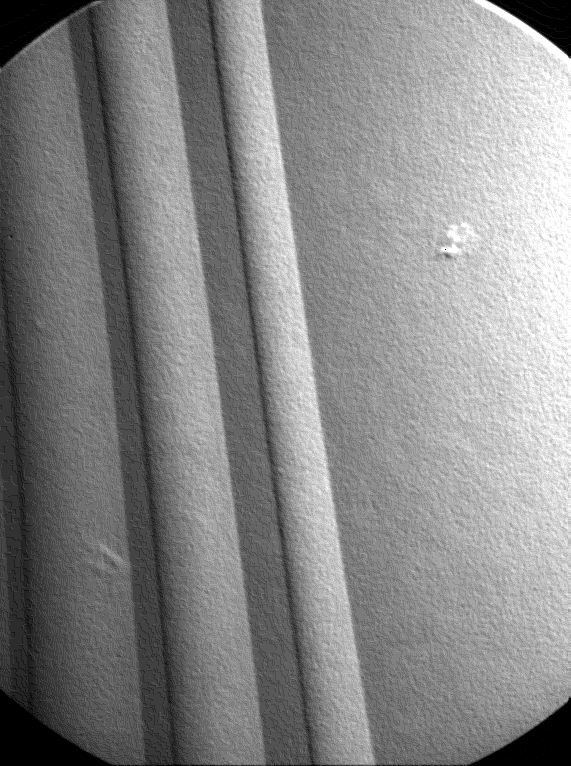
#> input picture point.jpg, 571 x 766 px
$ python point_segment.py
#> lines starting #> are read from the running program, lines starting #| are printed output that depends on the picture; after the words box and inside, x2 and y2 are one past the last pixel; in counts of white or black regions, pixels touching at a corner belong together
import numpy as np
import cv2
import matplotlib.pyplot as plt

KERNEL = np.array([[-1,-1,-1,-1,-1],
                   [-1,-1,-1,-1,-1],
                   [-1,-1,24,-1,-1],
                   [-1,-1,-1,-1,-1],
                   [-1,-1,-1,-1,-1]])

COLOR = (0, 255, 255)
RADIUS = 10

#Read the image using opencv
def get_image(path):
    return cv2.imread(path)

#Read the image in gray scale using opencv
def get_image_gray(path):
    return cv2.imread(path,0)

#Show the resulting image
def show_image(name, image):
    cv2.imshow(name,image)
    cv2.waitKey(0)
    cv2.destroyAllWindows()

#Save the resulting image
def save_image(name, image):
    cv2.imwrite(name,image)

#Perform normalization on the image
def norm(image):
    return (image/255).astype(np.uint8)

#Copy the image
def copy(image):
    return image.copy()

#Create a Matrix with all elements 0
def create_zero_matrix(r, c):
    return np.zeros((r,c), dtype='float32')

#Add Zero padding around the edge of the image
def add_padding(image,padding):
    return np.pad(image, (padding,padding), 'edge')

#Perform convolution
def convolution(image,kernel):
    #Get image height and width
    h, w = image.shape[:2]

    #Create 3 empty matrix to store the result
    conv_op = create_zero_matrix(h, w)

    #Padding width
    pad = kernel.shape[0]//2

    #Kernel Size
    ks = kernel.shape[0]

    #Adding zero padding to the image
    padded_img = add_padding(image, pad)

    for i in range(pad, h + pad):
        for j in range(pad, w + pad):
            kx = 0
            #The submatrix from the image on which convolution is done
            #Dimension is based on the dimension of the kernel being applied
            submatrix = padded_img[i-pad:i-pad+ks,j-pad:j-pad+ks]

            for x in range(ks):
                for y in range(ks):
                    kx = kx + (kernel[x][y] * submatrix[x][y])
            #Saving the convolved output to a new matrix
            conv_op[i - pad, j - pad] = kx
    return conv_op

def apply_threshold(org, res, T):
    #List to store detected points
    detectedPoints = list()
    #Image Dimensions
    h, w = org.shape[:2]
    for i in range(h):
        for j in range(w):
            if abs(org[i][j])>=T:
                res[i][j] = 255
                detectedPoints.append(tuple([j,i]))
            else:
                res[i][j] = 0
    return res, detectedPoints

#Plot the histogram for the given image
def plot_histogram(image):
    h, w = image.shape[:2]
    H = np.zeros(256)

    for i in range(h):
        for j in range(w):
            H[image[i,j]] += 1
    return H

#Check if the given value is the peak
#by comparing it with its neighbors
def check_peak(H, value, index, r, LT):
    rmax = len(H)
    r1,r2 = 0 if index-r<0 else index-r, rmax if index+r>rmax else index+r
    for i in range(r1,r2):
        if H[i]>value or value<LT:
            return False
    return True

#Find all the possible peaks in the given histogram
def find_peaks(H):
    peaks = list()
    for i in range(len(H)):
        if check_peak(H, H[i], i, 7, 215):
            peaks.append(i)
    return peaks

#Draw a rectangle on the given image using the given points
def draw_rectangle(image, points):
    for p in points:
        cv2.rectangle(image, p[0], p[1], COLOR, 2)
    return image

def main():
    print('__Task 2 (a)__\n')
    print('__Reading the given image : point.jpg__\n')
    img = get_image_gray('point.jpg')
#> in get_image_gray, returned value is the input picture: shape (766, 571); min 0, max 255, mean 134.3

    print('__Performing Convolution to find R__\n')
    #Finding R
    R = convolution(img,KERNEL)
#> after the loop in convolution, `for i in range(pad, h + pad):`:
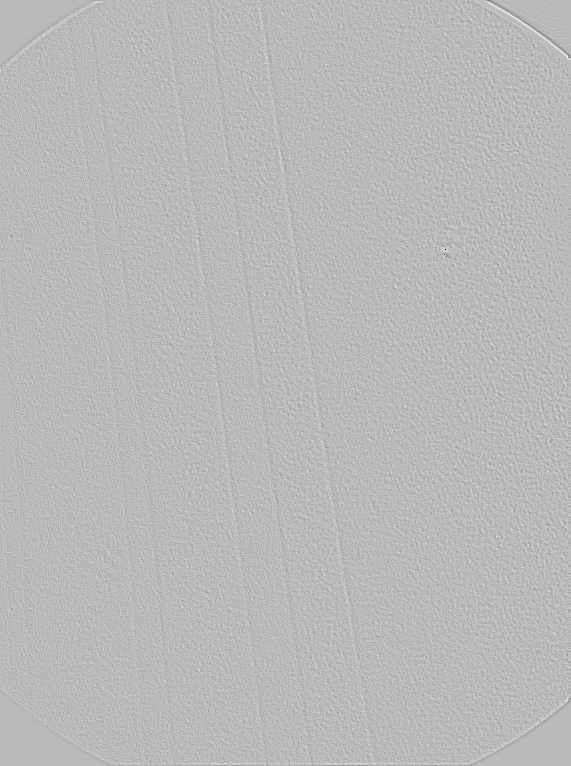
#> conv_op: shape (766, 571) float32; min -5845, max 2201, mean 0.2; drawn with min black and max white
    save_image('R.png', R)
#> in save_image, `cv2.imwrite(name,image)`:
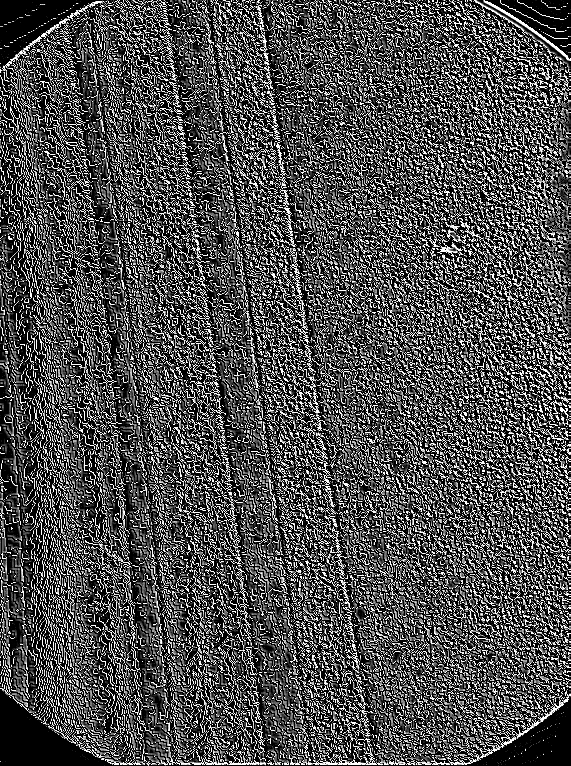
#> saved as R.png: shape (766, 571); min 0, max 255, mean 78.2
    #Finding |R|
    abs_R = np.absolute(R)
    #Finding the max value in |R|
    maximum = np.amax(abs_R)
#> maximum = 5845
    #Finding the threshold value
    T = maximum * (.87)
#> T = 5085.1
    #Apply the threshold T on the convolved image R
    result, detectedPoints = apply_threshold(R, copy(R), T)
#> in apply_threshold, `detectedPoints = list()`: detectedPoints = []
#> after the loop in apply_threshold, `for i in range(h):`: res: shape (766, 571) float32; 0% white in thin lines or dots, all inside (x1, y1, x2, y2) = (445, 249, 446, 250)
#> after the loop in apply_threshold, `for i in range(h):`: detectedPoints = [(445, 249)]
#> detectedPoints = [(445, 249)]
    #Save the unlabled result
    save_image('res_point_unlabled.jpg', result)

    print('__No of points detected__  : ', len(detectedPoints))
#| __No of points detected__  :  1

    result = cv2.cvtColor(result,cv2.COLOR_GRAY2RGB)

    #Iterate through all the detected points
    for p in detectedPoints:
        #Draw a circle around the detected point
        cv2.circle(result, p, RADIUS, COLOR, 2)
        font = cv2.FONT_HERSHEY_SIMPLEX
        x, y = p[0], p[1]
        #Write the coordinates of the detected point as text
        cv2.putText(result,"("+str(x)+","+str(y)+")",(x-10, y+40), font, 0.75, COLOR, 2, cv2.LINE_AA)
#> this loop made 1 pass
#> (font, x, y) on pass 1: (0, 445, 249)
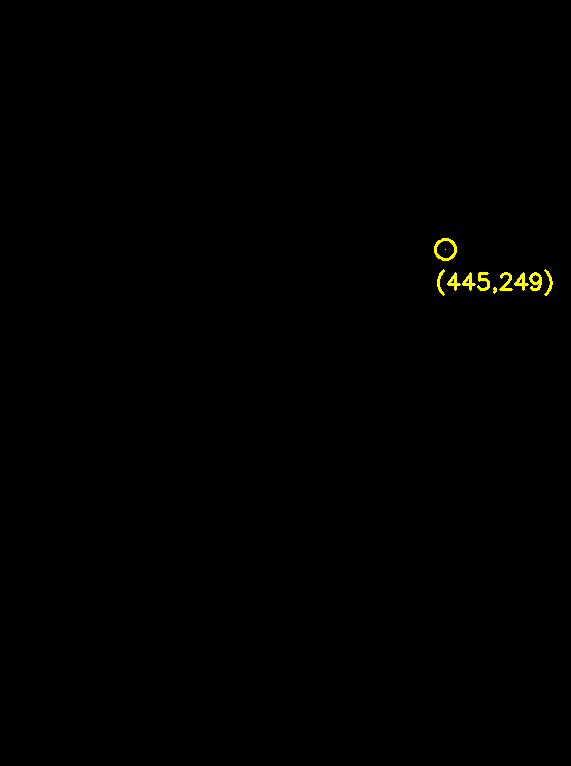
#> result: shape (766, 571, 3) float32; mean B, G, R 0, 0.6, 0.6

    #Save the labled result
    save_image('res_point.jpg', result)

    print('\n__Task 2 (b)__\n')

    print('__Reading the given image : segment.jpg__\n')
    simg = get_image_gray('segment.jpg')
#> call 2 of get_image_gray, with path = 'segment.jpg'
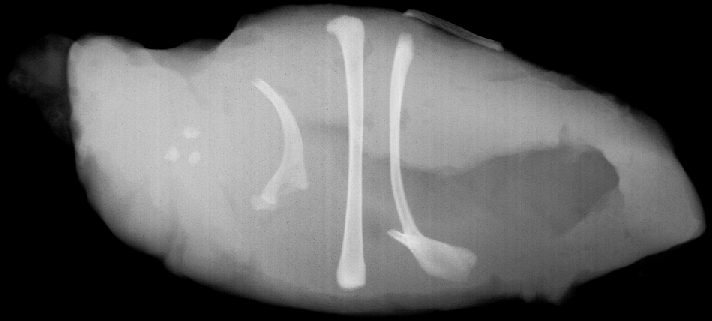
#> input picture segment.jpg, 712 x 321 px
#> in get_image_gray, returned value is the input picture: shape (321, 712); min 0, max 231, mean 92.5

    print('__Computing the Histogram of the given image__\n')
    H = plot_histogram(simg)
#> H = 256 values, max 73274 at index 0, min 0 at index 232, mean 892.8
    #Ignore the background of the image to have a better view of the
    #foreground distribution in the image
    H[0] = 0
    plt.plot(H, color='m')
    plt.title('segment.jpg Histogram')
    plt.grid(True)
    plt.savefig('segment_histogram.png')
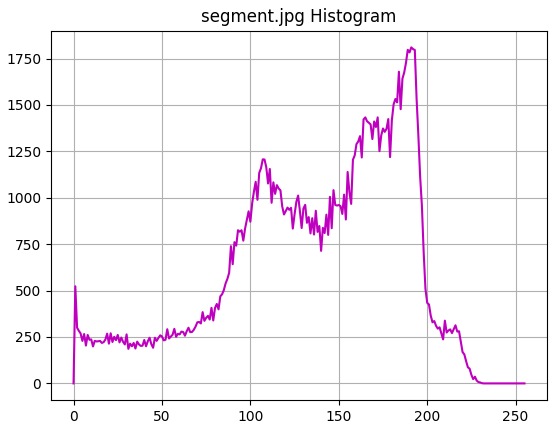
#> figure drawn by matplotlib, 1 panel; curve peaks at x = 191, y = 1810

    peaks = find_peaks(H)
#> the loop in find_peaks, `for i in range(len(H)):` made 256 passes
#> r1 in check_peak on passes 1 to 3: 0, 0, 0
#> after the loop in find_peaks, `for i in range(len(H)):`: peaks = [1, 21, 30, 57, 107, 127, 147, 165, 172, 191, 210]
#> peaks = [1, 21, 30, 57, 107, 127, 147, 165, 172, 191, 210]

    maxForegroundPeak = peaks[-1:][0]
#> maxForegroundPeak = 210
    threshold = maxForegroundPeak * .97
#> threshold = 203.7
    print('__Optimal threshold from histogram__ : ', threshold, '\n')
#| __Optimal threshold from histogram__ :  203.7
    result, dp = apply_threshold(simg, copy(simg), threshold)
#> call 2 of apply_threshold, with T = 203.7
#> in apply_threshold (call 2), `detectedPoints = list()`: detectedPoints = []
#> after the loop in apply_threshold (call 2), `for i in range(h):`:
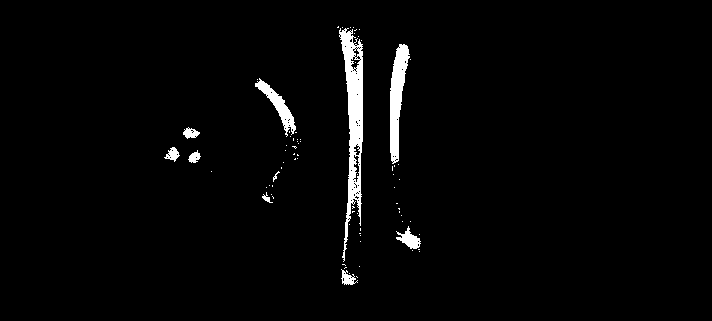
#> res: shape (321, 712); 2.3% white; 76 white regions (66 under 20 px), largest, box (x1, y1, x2, y2) and area: (339, 28, 363, 262) 2504, (390, 44, 410, 164) 1282, (255, 78, 296, 137) 628
#> after the loop in apply_threshold (call 2), `for i in range(h):`: detectedPoints = 5342 pairs, first value 164 to 420, second value 26 to 284
#> dp has the same summary as detectedPoints in apply_threshold
    points = [[(162,125),(201,165)],[(253,77),(300,204)],[(329,24),(365,287)],[(387,41),(423,251)]]
    result = cv2.cvtColor(result,cv2.COLOR_GRAY2RGB)
    result = draw_rectangle(result, points)
#> after the loop in draw_rectangle, `for p in points:`:
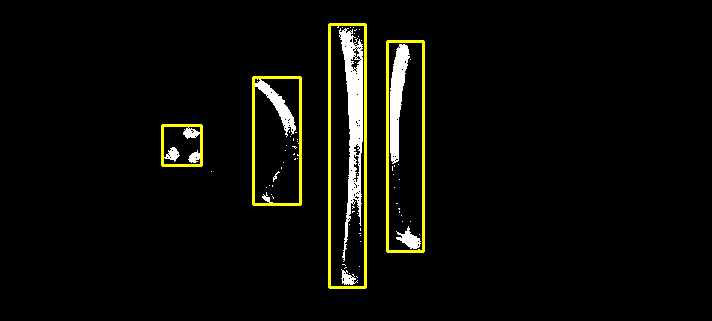
#> image: shape (321, 712, 3); mean B, G, R 6, 11.3, 11.3
    save_image('res_segment.jpg', result)


if __name__ == '__main__':
    main()
